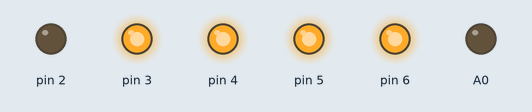
A sketch run on a simulated Arduino Uno, built with avr-gcc and run on an emulated ATmega328P. On the bench: output pins drawn as LEDs (lit = HIGH).

Above: at 0.1 s.
Timing chart, 0 to 1.6 s (numbered marks = the images above):
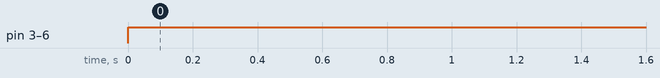

The sketch:

l.ino
```cpp
#include <SoftwareSerial.h>
SoftwareSerial my(11,10);

void setup() {
 pinMode(4,OUTPUT);
 pinMode(2,OUTPUT);
 pinMode(3,OUTPUT);
  pinMode(A0,OUTPUT);
  pinMode(5,OUTPUT);
    pinMode(6,OUTPUT);}

void loop() {

 {digitalWrite(5,HIGH);
  digitalWrite(6,HIGH);
  digitalWrite(4,HIGH);
  digitalWrite(2,LOW);
  digitalWrite(3,HIGH);
  digitalWrite(A0,LOW);
 }}
```

Measured:
- by itself, pin 3–6: LOW → HIGH at 0.00 s
